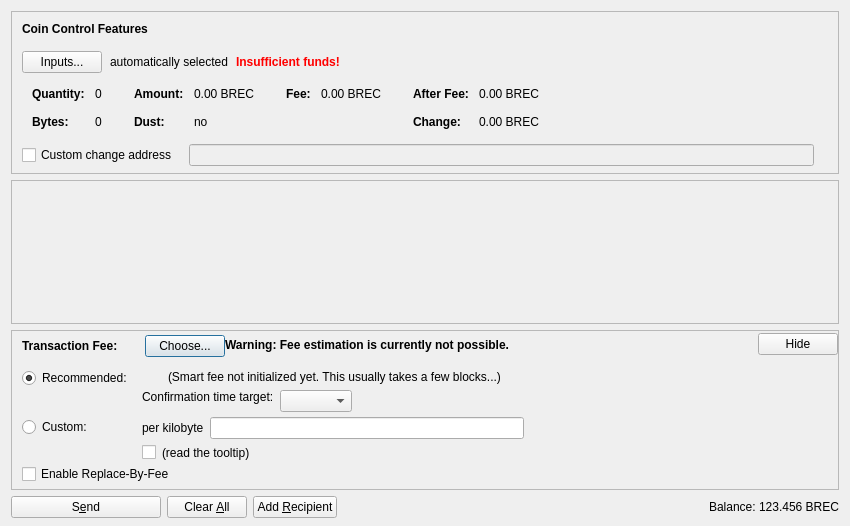
<?xml version="1.0" encoding="UTF-8"?>
<ui version="4.0">
 <class>SendCoinsDialog</class>
 <widget class="QDialog" name="SendCoinsDialog">
  <property name="geometry">
   <rect>
    <x>0</x>
    <y>0</y>
    <width>850</width>
    <height>526</height>
   </rect>
  </property>
  <property name="windowTitle">
   <string>Send Coins</string>
  </property>
  <layout class="QVBoxLayout" name="verticalLayout" stretch="0,1,0,0">
   <property name="bottomMargin">
    <number>8</number>
   </property>
   <item>
    <widget class="QFrame" name="frameCoinControl">
     <property name="sizePolicy">
      <sizepolicy hsizetype="Expanding" vsizetype="Expanding">
       <horstretch>0</horstretch>
       <verstretch>0</verstretch>
      </sizepolicy>
     </property>
     <property name="maximumSize">
      <size>
       <width>16777215</width>
       <height>16777215</height>
      </size>
     </property>
     <property name="frameShape">
      <enum>QFrame::StyledPanel</enum>
     </property>
     <property name="frameShadow">
      <enum>QFrame::Sunken</enum>
     </property>
     <layout class="QVBoxLayout" name="verticalLayoutCoinControl2">
      <property name="spacing">
       <number>0</number>
      </property>
      <property name="leftMargin">
       <number>0</number>
      </property>
      <property name="topMargin">
       <number>0</number>
      </property>
      <property name="rightMargin">
       <number>0</number>
      </property>
      <property name="bottomMargin">
       <number>6</number>
      </property>
      <item>
       <layout class="QVBoxLayout" name="verticalLayoutCoinControl" stretch="0,0,0,0,1">
        <property name="spacing">
         <number>0</number>
        </property>
        <property name="leftMargin">
         <number>10</number>
        </property>
        <property name="topMargin">
         <number>10</number>
        </property>
        <item>
         <layout class="QHBoxLayout" name="horizontalLayoutCoinControl1">
          <property name="bottomMargin">
           <number>15</number>
          </property>
          <item>
           <widget class="QLabel" name="labelCoinControlFeatures">
            <property name="sizePolicy">
             <sizepolicy hsizetype="Preferred" vsizetype="Maximum">
              <horstretch>0</horstretch>
              <verstretch>0</verstretch>
             </sizepolicy>
            </property>
            <property name="font">
             <font>
              <weight>75</weight>
              <bold>true</bold>
             </font>
            </property>
            <property name="styleSheet">
             <string notr="true">font-weight:bold;</string>
            </property>
            <property name="text">
             <string>Coin Control Features</string>
            </property>
           </widget>
          </item>
         </layout>
        </item>
        <item>
         <layout class="QHBoxLayout" name="horizontalLayoutCoinControl2" stretch="0,0,0,0">
          <property name="spacing">
           <number>8</number>
          </property>
          <property name="bottomMargin">
           <number>10</number>
          </property>
          <item>
           <widget class="QPushButton" name="pushButtonCoinControl">
            <property name="styleSheet">
             <string notr="true"/>
            </property>
            <property name="text">
             <string>Inputs...</string>
            </property>
            <property name="autoDefault">
             <bool>false</bool>
            </property>
           </widget>
          </item>
          <item>
           <widget class="QLabel" name="labelCoinControlAutomaticallySelected">
            <property name="text">
             <string>automatically selected</string>
            </property>
            <property name="margin">
             <number>5</number>
            </property>
           </widget>
          </item>
          <item>
           <widget class="QLabel" name="labelCoinControlInsuffFunds">
            <property name="font">
             <font>
              <weight>75</weight>
              <bold>true</bold>
             </font>
            </property>
            <property name="styleSheet">
             <string notr="true">color:red;font-weight:bold;</string>
            </property>
            <property name="text">
             <string>Insufficient funds!</string>
            </property>
            <property name="margin">
             <number>5</number>
            </property>
           </widget>
          </item>
          <item>
           <spacer name="horizontalSpacerCoinControl">
            <property name="orientation">
             <enum>Qt::Horizontal</enum>
            </property>
            <property name="sizeHint" stdset="0">
             <size>
              <width>40</width>
              <height>1</height>
             </size>
            </property>
           </spacer>
          </item>
         </layout>
        </item>
        <item>
         <widget class="QWidget" name="widgetCoinControl" native="true">
          <property name="sizePolicy">
           <sizepolicy hsizetype="Preferred" vsizetype="Preferred">
            <horstretch>0</horstretch>
            <verstretch>0</verstretch>
           </sizepolicy>
          </property>
          <property name="minimumSize">
           <size>
            <width>0</width>
            <height>0</height>
           </size>
          </property>
          <property name="styleSheet">
           <string notr="true"/>
          </property>
          <layout class="QHBoxLayout" name="horizontalLayoutCoinControl5">
           <property name="leftMargin">
            <number>0</number>
           </property>
           <property name="topMargin">
            <number>0</number>
           </property>
           <property name="rightMargin">
            <number>0</number>
           </property>
           <property name="bottomMargin">
            <number>0</number>
           </property>
           <item>
            <layout class="QHBoxLayout" name="horizontalLayoutCoinControl3" stretch="0,0,0,1">
             <property name="spacing">
              <number>20</number>
             </property>
             <property name="topMargin">
              <number>0</number>
             </property>
             <property name="bottomMargin">
              <number>10</number>
             </property>
             <item>
              <layout class="QFormLayout" name="formLayoutCoinControl1">
               <property name="horizontalSpacing">
                <number>10</number>
               </property>
               <property name="verticalSpacing">
                <number>14</number>
               </property>
               <property name="leftMargin">
                <number>10</number>
               </property>
               <property name="topMargin">
                <number>4</number>
               </property>
               <property name="rightMargin">
                <number>6</number>
               </property>
               <item row="0" column="0">
                <widget class="QLabel" name="labelCoinControlQuantityText">
                 <property name="font">
                  <font>
                   <weight>75</weight>
                   <bold>true</bold>
                  </font>
                 </property>
                 <property name="text">
                  <string>Quantity:</string>
                 </property>
                 <property name="margin">
                  <number>0</number>
                 </property>
                </widget>
               </item>
               <item row="0" column="1">
                <widget class="QLabel" name="labelCoinControlQuantity">
                 <property name="cursor">
                  <cursorShape>IBeamCursor</cursorShape>
                 </property>
                 <property name="contextMenuPolicy">
                  <enum>Qt::ActionsContextMenu</enum>
                 </property>
                 <property name="text">
                  <string notr="true">0</string>
                 </property>
                 <property name="margin">
                  <number>0</number>
                 </property>
                 <property name="textInteractionFlags">
                  <set>Qt::LinksAccessibleByMouse|Qt::TextSelectableByKeyboard|Qt::TextSelectableByMouse</set>
                 </property>
                </widget>
               </item>
               <item row="1" column="0">
                <widget class="QLabel" name="labelCoinControlBytesText">
                 <property name="font">
                  <font>
                   <weight>75</weight>
                   <bold>true</bold>
                  </font>
                 </property>
                 <property name="text">
                  <string>Bytes:</string>
                 </property>
                </widget>
               </item>
               <item row="1" column="1">
                <widget class="QLabel" name="labelCoinControlBytes">
                 <property name="cursor">
                  <cursorShape>IBeamCursor</cursorShape>
                 </property>
                 <property name="contextMenuPolicy">
                  <enum>Qt::ActionsContextMenu</enum>
                 </property>
                 <property name="text">
                  <string notr="true">0</string>
                 </property>
                 <property name="textInteractionFlags">
                  <set>Qt::LinksAccessibleByMouse|Qt::TextSelectableByKeyboard|Qt::TextSelectableByMouse</set>
                 </property>
                </widget>
               </item>
              </layout>
             </item>
             <item>
              <layout class="QFormLayout" name="formLayoutCoinControl2">
               <property name="horizontalSpacing">
                <number>10</number>
               </property>
               <property name="verticalSpacing">
                <number>14</number>
               </property>
               <property name="leftMargin">
                <number>6</number>
               </property>
               <property name="topMargin">
                <number>4</number>
               </property>
               <property name="rightMargin">
                <number>6</number>
               </property>
               <item row="0" column="0">
                <widget class="QLabel" name="labelCoinControlAmountText">
                 <property name="font">
                  <font>
                   <weight>75</weight>
                   <bold>true</bold>
                  </font>
                 </property>
                 <property name="text">
                  <string>Amount:</string>
                 </property>
                 <property name="margin">
                  <number>0</number>
                 </property>
                </widget>
               </item>
               <item row="0" column="1">
                <widget class="QLabel" name="labelCoinControlAmount">
                 <property name="cursor">
                  <cursorShape>IBeamCursor</cursorShape>
                 </property>
                 <property name="contextMenuPolicy">
                  <enum>Qt::ActionsContextMenu</enum>
                 </property>
                 <property name="text">
                  <string notr="true">0.00 BREC</string>
                 </property>
                 <property name="textInteractionFlags">
                  <set>Qt::LinksAccessibleByMouse|Qt::TextSelectableByKeyboard|Qt::TextSelectableByMouse</set>
                 </property>
                </widget>
               </item>
               <item row="1" column="0">
                <widget class="QLabel" name="labelCoinControlLowOutputText">
                 <property name="font">
                  <font>
                   <weight>75</weight>
                   <bold>true</bold>
                  </font>
                 </property>
                 <property name="text">
                  <string>Dust:</string>
                 </property>
                </widget>
               </item>
               <item row="1" column="1">
                <widget class="QLabel" name="labelCoinControlLowOutput">
                 <property name="cursor">
                  <cursorShape>IBeamCursor</cursorShape>
                 </property>
                 <property name="contextMenuPolicy">
                  <enum>Qt::ActionsContextMenu</enum>
                 </property>
                 <property name="text">
                  <string notr="true">no</string>
                 </property>
                 <property name="textInteractionFlags">
                  <set>Qt::LinksAccessibleByMouse|Qt::TextSelectableByKeyboard|Qt::TextSelectableByMouse</set>
                 </property>
                </widget>
               </item>
              </layout>
             </item>
             <item>
              <layout class="QFormLayout" name="formLayoutCoinControl3">
               <property name="horizontalSpacing">
                <number>10</number>
               </property>
               <property name="verticalSpacing">
                <number>14</number>
               </property>
               <property name="leftMargin">
                <number>6</number>
               </property>
               <property name="topMargin">
                <number>4</number>
               </property>
               <property name="rightMargin">
                <number>6</number>
               </property>
               <item row="0" column="0">
                <widget class="QLabel" name="labelCoinControlFeeText">
                 <property name="font">
                  <font>
                   <weight>75</weight>
                   <bold>true</bold>
                  </font>
                 </property>
                 <property name="text">
                  <string>Fee:</string>
                 </property>
                 <property name="margin">
                  <number>0</number>
                 </property>
                </widget>
               </item>
               <item row="0" column="1">
                <widget class="QLabel" name="labelCoinControlFee">
                 <property name="cursor">
                  <cursorShape>IBeamCursor</cursorShape>
                 </property>
                 <property name="contextMenuPolicy">
                  <enum>Qt::ActionsContextMenu</enum>
                 </property>
                 <property name="text">
                  <string notr="true">0.00 BREC</string>
                 </property>
                 <property name="textInteractionFlags">
                  <set>Qt::LinksAccessibleByMouse|Qt::TextSelectableByKeyboard|Qt::TextSelectableByMouse</set>
                 </property>
                </widget>
               </item>
              </layout>
             </item>
             <item>
              <layout class="QFormLayout" name="formLayoutCoinControl4">
               <property name="horizontalSpacing">
                <number>10</number>
               </property>
               <property name="verticalSpacing">
                <number>14</number>
               </property>
               <property name="leftMargin">
                <number>6</number>
               </property>
               <property name="topMargin">
                <number>4</number>
               </property>
               <property name="rightMargin">
                <number>6</number>
               </property>
               <item row="0" column="0">
                <widget class="QLabel" name="labelCoinControlAfterFeeText">
                 <property name="font">
                  <font>
                   <weight>75</weight>
                   <bold>true</bold>
                  </font>
                 </property>
                 <property name="text">
                  <string>After Fee:</string>
                 </property>
                 <property name="margin">
                  <number>0</number>
                 </property>
                </widget>
               </item>
               <item row="0" column="1">
                <widget class="QLabel" name="labelCoinControlAfterFee">
                 <property name="cursor">
                  <cursorShape>IBeamCursor</cursorShape>
                 </property>
                 <property name="contextMenuPolicy">
                  <enum>Qt::ActionsContextMenu</enum>
                 </property>
                 <property name="text">
                  <string notr="true">0.00 BREC</string>
                 </property>
                 <property name="textInteractionFlags">
                  <set>Qt::LinksAccessibleByMouse|Qt::TextSelectableByKeyboard|Qt::TextSelectableByMouse</set>
                 </property>
                </widget>
               </item>
               <item row="1" column="0">
                <widget class="QLabel" name="labelCoinControlChangeText">
                 <property name="font">
                  <font>
                   <weight>75</weight>
                   <bold>true</bold>
                  </font>
                 </property>
                 <property name="text">
                  <string>Change:</string>
                 </property>
                </widget>
               </item>
               <item row="1" column="1">
                <widget class="QLabel" name="labelCoinControlChange">
                 <property name="cursor">
                  <cursorShape>IBeamCursor</cursorShape>
                 </property>
                 <property name="contextMenuPolicy">
                  <enum>Qt::ActionsContextMenu</enum>
                 </property>
                 <property name="text">
                  <string notr="true">0.00 BREC</string>
                 </property>
                 <property name="textInteractionFlags">
                  <set>Qt::LinksAccessibleByMouse|Qt::TextSelectableByKeyboard|Qt::TextSelectableByMouse</set>
                 </property>
                </widget>
               </item>
              </layout>
             </item>
            </layout>
           </item>
          </layout>
         </widget>
        </item>
        <item>
         <layout class="QHBoxLayout" name="horizontalLayoutCoinControl4" stretch="0,0,0">
          <property name="spacing">
           <number>12</number>
          </property>
          <property name="sizeConstraint">
           <enum>QLayout::SetDefaultConstraint</enum>
          </property>
          <property name="topMargin">
           <number>5</number>
          </property>
          <property name="rightMargin">
           <number>5</number>
          </property>
          <item>
           <widget class="QCheckBox" name="checkBoxCoinControlChange">
            <property name="toolTip">
             <string>If this is activated, but the change address is empty or invalid, change will be sent to a newly generated address.</string>
            </property>
            <property name="text">
             <string>Custom change address</string>
            </property>
           </widget>
          </item>
          <item>
           <widget class="QValidatedLineEdit" name="lineEditCoinControlChange">
            <property name="enabled">
             <bool>false</bool>
            </property>
            <property name="sizePolicy">
             <sizepolicy hsizetype="Expanding" vsizetype="Fixed">
              <horstretch>0</horstretch>
              <verstretch>0</verstretch>
             </sizepolicy>
            </property>
           </widget>
          </item>
          <item>
           <widget class="QLabel" name="labelCoinControlChangeLabel">
            <property name="sizePolicy">
             <sizepolicy hsizetype="Preferred" vsizetype="Expanding">
              <horstretch>0</horstretch>
              <verstretch>0</verstretch>
             </sizepolicy>
            </property>
            <property name="minimumSize">
             <size>
              <width>0</width>
              <height>0</height>
             </size>
            </property>
            <property name="text">
             <string/>
            </property>
            <property name="margin">
             <number>3</number>
            </property>
           </widget>
          </item>
         </layout>
        </item>
        <item>
         <spacer name="verticalSpacerCoinControl">
          <property name="orientation">
           <enum>Qt::Vertical</enum>
          </property>
          <property name="sizeHint" stdset="0">
           <size>
            <width>800</width>
            <height>1</height>
           </size>
          </property>
         </spacer>
        </item>
       </layout>
      </item>
     </layout>
    </widget>
   </item>
   <item>
    <widget class="QScrollArea" name="scrollArea">
     <property name="widgetResizable">
      <bool>true</bool>
     </property>
     <widget class="QWidget" name="scrollAreaWidgetContents">
      <property name="geometry">
       <rect>
        <x>0</x>
        <y>0</y>
        <width>830</width>
        <height>104</height>
       </rect>
      </property>
      <layout class="QVBoxLayout" name="verticalLayout_2" stretch="0,1">
       <property name="leftMargin">
        <number>0</number>
       </property>
       <property name="topMargin">
        <number>0</number>
       </property>
       <property name="rightMargin">
        <number>0</number>
       </property>
       <property name="bottomMargin">
        <number>0</number>
       </property>
       <item>
        <layout class="QVBoxLayout" name="entries">
         <property name="spacing">
          <number>6</number>
         </property>
        </layout>
       </item>
       <item>
        <spacer name="verticalSpacer">
         <property name="orientation">
          <enum>Qt::Vertical</enum>
         </property>
         <property name="sizeHint" stdset="0">
          <size>
           <width>20</width>
           <height>40</height>
          </size>
         </property>
        </spacer>
       </item>
      </layout>
     </widget>
    </widget>
   </item>
   <item>
    <widget class="QFrame" name="frameFee">
     <property name="sizePolicy">
      <sizepolicy hsizetype="Expanding" vsizetype="Expanding">
       <horstretch>0</horstretch>
       <verstretch>0</verstretch>
      </sizepolicy>
     </property>
     <property name="maximumSize">
      <size>
       <width>16777215</width>
       <height>16777215</height>
      </size>
     </property>
     <property name="frameShape">
      <enum>QFrame::StyledPanel</enum>
     </property>
     <property name="frameShadow">
      <enum>QFrame::Sunken</enum>
     </property>
     <layout class="QVBoxLayout" name="verticalLayoutFee1">
      <property name="spacing">
       <number>0</number>
      </property>
      <property name="leftMargin">
       <number>0</number>
      </property>
      <property name="topMargin">
       <number>0</number>
      </property>
      <property name="rightMargin">
       <number>0</number>
      </property>
      <property name="bottomMargin">
       <number>0</number>
      </property>
      <item>
       <layout class="QVBoxLayout" name="verticalLayoutFee2" stretch="0,0,0">
        <property name="spacing">
         <number>0</number>
        </property>
        <property name="leftMargin">
         <number>10</number>
        </property>
        <property name="topMargin">
         <number>0</number>
        </property>
        <item>
         <layout class="QHBoxLayout" name="horizontalLayoutFee1">
          <property name="bottomMargin">
           <number>0</number>
          </property>
          <item>
           <layout class="QVBoxLayout" name="verticalLayoutFee7">
            <property name="spacing">
             <number>0</number>
            </property>
            <item>
             <spacer name="verticalSpacerSmartFee">
              <property name="orientation">
               <enum>Qt::Vertical</enum>
              </property>
              <property name="sizeType">
               <enum>QSizePolicy::Fixed</enum>
              </property>
              <property name="sizeHint" stdset="0">
               <size>
                <width>1</width>
                <height>4</height>
               </size>
              </property>
             </spacer>
            </item>
            <item>
             <layout class="QHBoxLayout" name="horizontalLayoutSmartFee">
              <property name="spacing">
               <number>10</number>
              </property>
              <item>
               <widget class="QLabel" name="labelFeeHeadline">
                <property name="sizePolicy">
                 <sizepolicy hsizetype="Preferred" vsizetype="Maximum">
                  <horstretch>0</horstretch>
                  <verstretch>0</verstretch>
                 </sizepolicy>
                </property>
                <property name="font">
                 <font>
                  <weight>75</weight>
                  <bold>true</bold>
                 </font>
                </property>
                <property name="styleSheet">
                 <string notr="true">font-weight:bold;</string>
                </property>
                <property name="text">
                 <string>Transaction Fee:</string>
                </property>
               </widget>
              </item>
              <item>
               <widget class="QLabel" name="labelFeeMinimized">
                <property name="text">
                 <string/>
                </property>
               </widget>
              </item>
              <item>
               <widget class="QPushButton" name="buttonChooseFee">
                <property name="text">
                 <string>Choose...</string>
                </property>
               </widget>
              </item>
             </layout>
            </item>
            <item>
             <spacer name="verticalSpacer_5">
              <property name="orientation">
               <enum>Qt::Vertical</enum>
              </property>
              <property name="sizeHint" stdset="0">
               <size>
                <width>1</width>
                <height>1</height>
               </size>
              </property>
             </spacer>
            </item>
           </layout>
          </item>
          <item>
           <widget class="QLabel" name="fallbackFeeWarningLabel">
            <property name="toolTip">
             <string>Using the fallbackfee can result in sending a transaction that will take several hours or days (or never) to confirm. Consider choosing your fee manually or wait until you have validated the complete chain.</string>
            </property>
            <property name="font">
            <font>
                <weight>75</weight>
                <bold>true</bold>
            </font>
            </property>
            <property name="text">
             <string>Warning: Fee estimation is currently not possible.</string>
            </property>
            <property name="wordWrap">
             <bool>false</bool>
            </property>
           </widget>
          </item>
          <item>
           <spacer name="horizontalSpacer_4">
            <property name="orientation">
             <enum>Qt::Horizontal</enum>
            </property>
            <property name="sizeType">
             <enum>QSizePolicy::MinimumExpanding</enum>
            </property>
            <property name="sizeHint" stdset="0">
             <size>
              <width>40</width>
              <height>20</height>
             </size>
            </property>
           </spacer>
          </item>
          <item>
           <widget class="QPushButton" name="buttonMinimizeFee">
            <property name="toolTip">
             <string>collapse fee-settings</string>
            </property>
            <property name="text">
             <string>Hide</string>
            </property>
           </widget>
          </item>
         </layout>
        </item>
        <item>
         <widget class="QFrame" name="frameFeeSelection">
          <layout class="QVBoxLayout" name="verticalLayoutFee12">
           <property name="spacing">
            <number>0</number>
           </property>
           <property name="leftMargin">
            <number>0</number>
           </property>
           <property name="topMargin">
            <number>0</number>
           </property>
           <property name="rightMargin">
            <number>0</number>
           </property>
           <property name="bottomMargin">
            <number>0</number>
           </property>
           <item>
            <layout class="QGridLayout" name="gridLayoutFee">
             <property name="topMargin">
              <number>10</number>
             </property>
             <property name="bottomMargin">
              <number>4</number>
             </property>
             <property name="horizontalSpacing">
              <number>10</number>
             </property>
             <property name="verticalSpacing">
              <number>4</number>
             </property>
             <item row="1" column="1">
              <layout class="QVBoxLayout" name="verticalLayoutFee8">
               <property name="spacing">
                <number>6</number>
               </property>
               <item>
                <layout class="QHBoxLayout" name="horizontalLayoutFee13">
                 <item>
                  <widget class="QLabel" name="labelCustomPerKilobyte">
                   <property name="toolTip">
                    <string>Specify a custom fee per kB (1,000 bytes) of the transaction's virtual size.

Note:  Since the fee is calculated on a per-byte basis, a fee of "100 satoshis per kB" for a transaction size of 500 bytes (half of 1 kB) would ultimately yield a fee of only 50 satoshis.</string>
                   </property>
                   <property name="text">
                    <string>per kilobyte</string>
                   </property>
                  </widget>
                 </item>
                 <item>
                  <widget class="BitcoinrecoAmountField" name="customFee"/>
                 </item>
                 <item>
                  <spacer name="horizontalSpacer_6">
                   <property name="orientation">
                    <enum>Qt::Horizontal</enum>
                   </property>
                   <property name="sizeHint" stdset="0">
                    <size>
                     <width>1</width>
                     <height>1</height>
                    </size>
                   </property>
                  </spacer>
                 </item>
                </layout>
               </item>
               <item>
                <layout class="QHBoxLayout" name="horizontalLayoutFee8">
                 <item>
                  <widget class="QCheckBox" name="checkBoxMinimumFee">
                   <property name="toolTip">
                    <string>Paying only the minimum fee is just fine as long as there is less transaction volume than space in the blocks. But be aware that this can end up in a never confirming transaction once there is more demand for bitcoinreco transactions than the network can process.</string>
                   </property>
                   <property name="text">
                    <string/>
                   </property>
                  </widget>
                 </item>
                 <item>
                  <widget class="QLabel" name="labelMinFeeWarning">
                   <property name="enabled">
                    <bool>true</bool>
                   </property>
                   <property name="toolTip">
                    <string>Paying only the minimum fee is just fine as long as there is less transaction volume than space in the blocks. But be aware that this can end up in a never confirming transaction once there is more demand for bitcoinreco transactions than the network can process.</string>
                   </property>
                   <property name="text">
                    <string>(read the tooltip)</string>
                   </property>
                   <property name="margin">
                    <number>5</number>
                   </property>
                  </widget>
                 </item>
                 <item>
                  <spacer name="horizontalSpacer_2">
                   <property name="orientation">
                    <enum>Qt::Horizontal</enum>
                   </property>
                   <property name="sizeHint" stdset="0">
                    <size>
                     <width>1</width>
                     <height>1</height>
                    </size>
                   </property>
                  </spacer>
                 </item>
                </layout>
               </item>
              </layout>
             </item>
             <item row="0" column="0">
              <layout class="QVBoxLayout" name="verticalLayoutFee4" stretch="0,1">
               <item>
                <widget class="QRadioButton" name="radioSmartFee">
                 <property name="text">
                  <string>Recommended:</string>
                 </property>
                 <property name="checked">
                  <bool>true</bool>
                 </property>
                 <attribute name="buttonGroup">
                  <string notr="true">groupFee</string>
                 </attribute>
                </widget>
               </item>
               <item>
                <spacer name="verticalSpacer_2">
                 <property name="orientation">
                  <enum>Qt::Vertical</enum>
                 </property>
                 <property name="sizeHint" stdset="0">
                  <size>
                   <width>1</width>
                   <height>1</height>
                  </size>
                 </property>
                </spacer>
               </item>
              </layout>
             </item>
             <item row="1" column="0">
              <layout class="QVBoxLayout" name="verticalLayoutFee9" stretch="0,1">
               <item>
                <widget class="QRadioButton" name="radioCustomFee">
                 <property name="text">
                  <string>Custom:</string>
                 </property>
                 <attribute name="buttonGroup">
                  <string notr="true">groupFee</string>
                 </attribute>
                </widget>
               </item>
               <item>
                <spacer name="verticalSpacer_6">
                 <property name="orientation">
                  <enum>Qt::Vertical</enum>
                 </property>
                 <property name="sizeHint" stdset="0">
                  <size>
                   <width>1</width>
                   <height>1</height>
                  </size>
                 </property>
                </spacer>
               </item>
              </layout>
             </item>
             <item row="0" column="1">
              <layout class="QVBoxLayout" name="verticalLayoutFee3" stretch="0,0,1">
               <property name="spacing">
                <number>6</number>
               </property>
               <property name="topMargin">
                <number>2</number>
               </property>
               <item>
                <layout class="QHBoxLayout" name="horizontalLayoutFee12">
                 <item>
                  <widget class="QLabel" name="labelSmartFee">
                   <property name="text">
                    <string/>
                   </property>
                   <property name="margin">
                    <number>2</number>
                   </property>
                  </widget>
                 </item>
                 <item>
                  <widget class="QLabel" name="labelFeeEstimation">
                   <property name="text">
                    <string/>
                   </property>
                  </widget>
                 </item>
                 <item>
                  <widget class="QLabel" name="labelSmartFee2">
                   <property name="text">
                    <string>(Smart fee not initialized yet. This usually takes a few blocks...)</string>
                   </property>
                   <property name="margin">
                    <number>2</number>
                   </property>
                  </widget>
                 </item>
                 <item>
                  <spacer name="horizontalSpacer_5">
                   <property name="orientation">
                    <enum>Qt::Horizontal</enum>
                   </property>
                   <property name="sizeHint" stdset="0">
                    <size>
                     <width>1</width>
                     <height>1</height>
                    </size>
                   </property>
                  </spacer>
                 </item>
                </layout>
               </item>
               <item>
                <layout class="QHBoxLayout" name="horizontalLayoutFee9">
                 <item>
                  <layout class="QVBoxLayout" name="verticalLayoutFee6">
                   <item>
                    <widget class="QLabel" name="labelSmartFee3">
                     <property name="text">
                      <string>Confirmation time target:</string>
                     </property>
                     <property name="margin">
                      <number>2</number>
                     </property>
                    </widget>
                   </item>
                   <item>
                    <spacer name="verticalSpacer_3">
                     <property name="orientation">
                      <enum>Qt::Vertical</enum>
                     </property>
                     <property name="sizeHint" stdset="0">
                      <size>
                       <width>1</width>
                       <height>1</height>
                      </size>
                     </property>
                    </spacer>
                   </item>
                  </layout>
                 </item>
                 <item>
                  <layout class="QVBoxLayout" name="verticalLayoutFee5">
                   <property name="rightMargin">
                    <number>30</number>
                   </property>
                   <item>
                    <layout class="QHBoxLayout" name="horizontalLayoutConfTarget">
                     <property name="bottomMargin">
                      <number>0</number>
                     </property>
                     <item>
                      <widget class="QComboBox" name="confTargetSelector"/>
                     </item>
                     <item>
                      <spacer name="horizontalSpacerConfTarget">
                       <property name="orientation">
                        <enum>Qt::Horizontal</enum>
                       </property>
                       <property name="sizeHint" stdset="0">
                        <size>
                         <width>40</width>
                         <height>20</height>
                        </size>
                       </property>
                      </spacer>
                     </item>
                    </layout>
                   </item>
                  </layout>
                 </item>
                </layout>
               </item>
               <item>
                <spacer name="verticalSpacer_4">
                 <property name="orientation">
                  <enum>Qt::Vertical</enum>
                 </property>
                 <property name="sizeHint" stdset="0">
                  <size>
                   <width>1</width>
                   <height>1</height>
                  </size>
                 </property>
                </spacer>
               </item>
              </layout>
             </item>
            </layout>
           </item>
           <item>
            <widget class="QCheckBox" name="optInRBF">
             <property name="text">
              <string>Enable Replace-By-Fee</string>
             </property>
             <property name="toolTip">
              <string>With Replace-By-Fee (BIP-125) you can increase a transaction's fee after it is sent. Without this, a higher fee may be recommended to compensate for increased transaction delay risk.</string>
             </property>
            </widget>
           </item>
          </layout>
         </widget>
        </item>
        <item>
         <spacer name="verticalSpacerFee">
          <property name="orientation">
           <enum>Qt::Vertical</enum>
          </property>
          <property name="sizeHint" stdset="0">
           <size>
            <width>40</width>
            <height>5</height>
           </size>
          </property>
         </spacer>
        </item>
       </layout>
      </item>
     </layout>
    </widget>
   </item>
   <item>
    <layout class="QHBoxLayout" name="horizontalLayout">
     <item>
      <widget class="QPushButton" name="sendButton">
       <property name="minimumSize">
        <size>
         <width>150</width>
         <height>0</height>
        </size>
       </property>
       <property name="toolTip">
        <string>Confirm the send action</string>
       </property>
       <property name="text">
        <string>S&amp;end</string>
       </property>
       <property name="icon">
        <iconset resource="../bitcoinreco.qrc">
         <normaloff>:/icons/send</normaloff>:/icons/send</iconset>
       </property>
       <property name="autoDefault">
        <bool>false</bool>
       </property>
       <property name="default">
        <bool>false</bool>
       </property>
      </widget>
     </item>
     <item>
      <widget class="QPushButton" name="clearButton">
       <property name="sizePolicy">
        <sizepolicy hsizetype="Minimum" vsizetype="Fixed">
         <horstretch>0</horstretch>
         <verstretch>0</verstretch>
        </sizepolicy>
       </property>
       <property name="toolTip">
        <string>Clear all fields of the form.</string>
       </property>
       <property name="text">
        <string>Clear &amp;All</string>
       </property>
       <property name="icon">
        <iconset resource="../bitcoinreco.qrc">
         <normaloff>:/icons/remove</normaloff>:/icons/remove</iconset>
       </property>
       <property name="autoDefault">
        <bool>false</bool>
       </property>
      </widget>
     </item>
     <item>
      <widget class="QPushButton" name="addButton">
       <property name="toolTip">
        <string>Send to multiple recipients at once</string>
       </property>
       <property name="text">
        <string>Add &amp;Recipient</string>
       </property>
       <property name="icon">
        <iconset resource="../bitcoinreco.qrc">
         <normaloff>:/icons/add</normaloff>:/icons/add</iconset>
       </property>
       <property name="autoDefault">
        <bool>false</bool>
       </property>
      </widget>
     </item>
     <item>
      <spacer name="horizontalSpacer">
       <property name="orientation">
        <enum>Qt::Horizontal</enum>
       </property>
       <property name="sizeHint" stdset="0">
        <size>
         <width>40</width>
         <height>20</height>
        </size>
       </property>
      </spacer>
     </item>
     <item>
      <layout class="QHBoxLayout" name="horizontalLayout_2">
       <property name="spacing">
        <number>3</number>
       </property>
       <item>
        <widget class="QLabel" name="label">
         <property name="sizePolicy">
          <sizepolicy hsizetype="Preferred" vsizetype="Fixed">
           <horstretch>0</horstretch>
           <verstretch>0</verstretch>
          </sizepolicy>
         </property>
         <property name="text">
          <string>Balance:</string>
         </property>
        </widget>
       </item>
       <item>
        <widget class="QLabel" name="labelBalance">
         <property name="sizePolicy">
          <sizepolicy hsizetype="Preferred" vsizetype="Fixed">
           <horstretch>0</horstretch>
           <verstretch>0</verstretch>
          </sizepolicy>
         </property>
         <property name="cursor">
          <cursorShape>IBeamCursor</cursorShape>
         </property>
         <property name="text">
          <string notr="true">123.456 BREC</string>
         </property>
         <property name="textInteractionFlags">
          <set>Qt::LinksAccessibleByMouse|Qt::TextSelectableByKeyboard|Qt::TextSelectableByMouse</set>
         </property>
        </widget>
       </item>
      </layout>
     </item>
    </layout>
   </item>
  </layout>
 </widget>
 <customwidgets>
  <customwidget>
   <class>QValidatedLineEdit</class>
   <extends>QLineEdit</extends>
   <header>qt/qvalidatedlineedit.h</header>
  </customwidget>
  <customwidget>
   <class>BitcoinrecoAmountField</class>
   <extends>QLineEdit</extends>
   <header>qt/bitcoinrecoamountfield.h</header>
   <container>1</container>
  </customwidget>
 </customwidgets>
 <resources>
  <include location="../bitcoinreco.qrc"/>
 </resources>
 <connections/>
 <buttongroups>
  <buttongroup name="groupFee"/>
 </buttongroups>
</ui>
